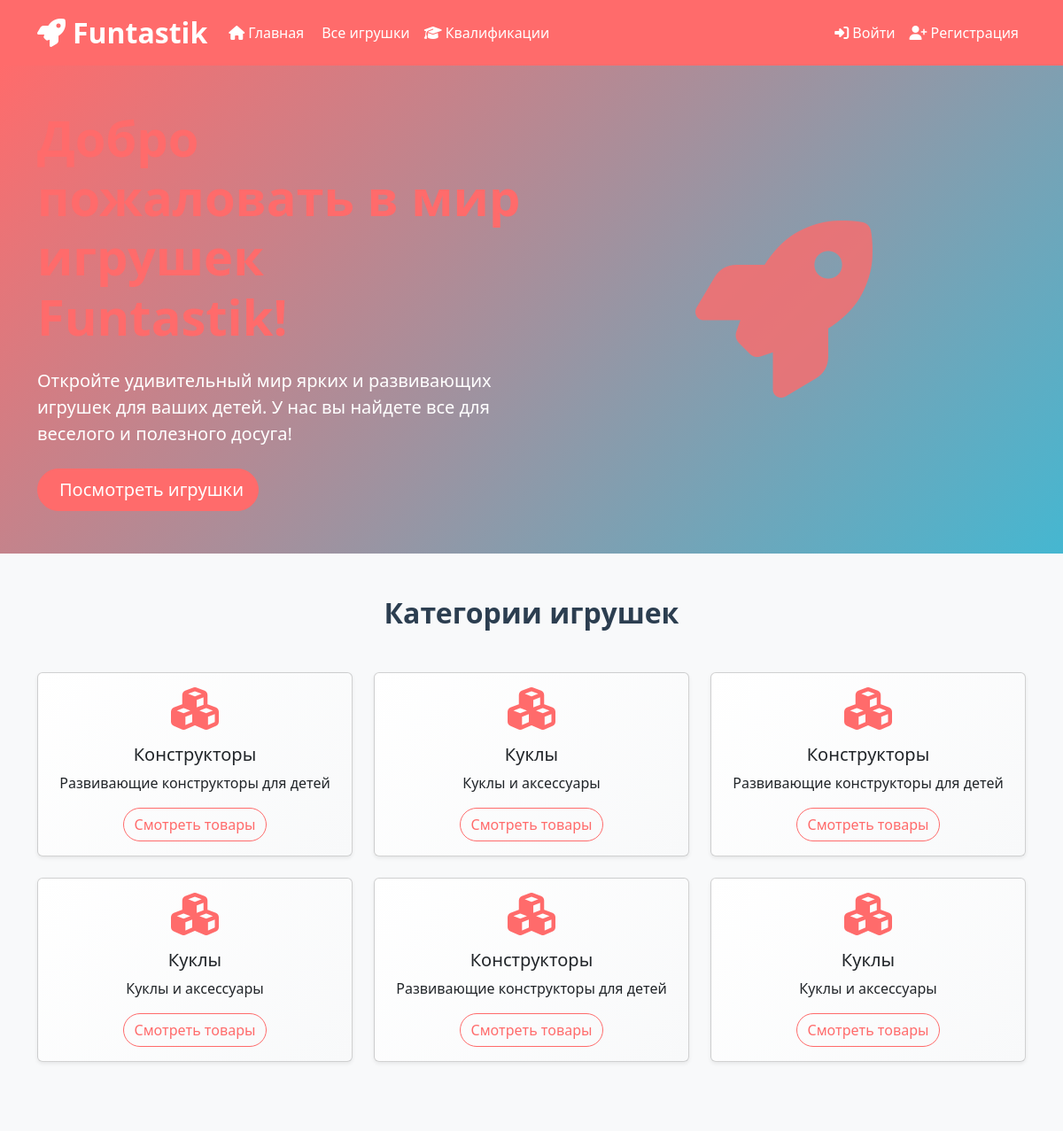
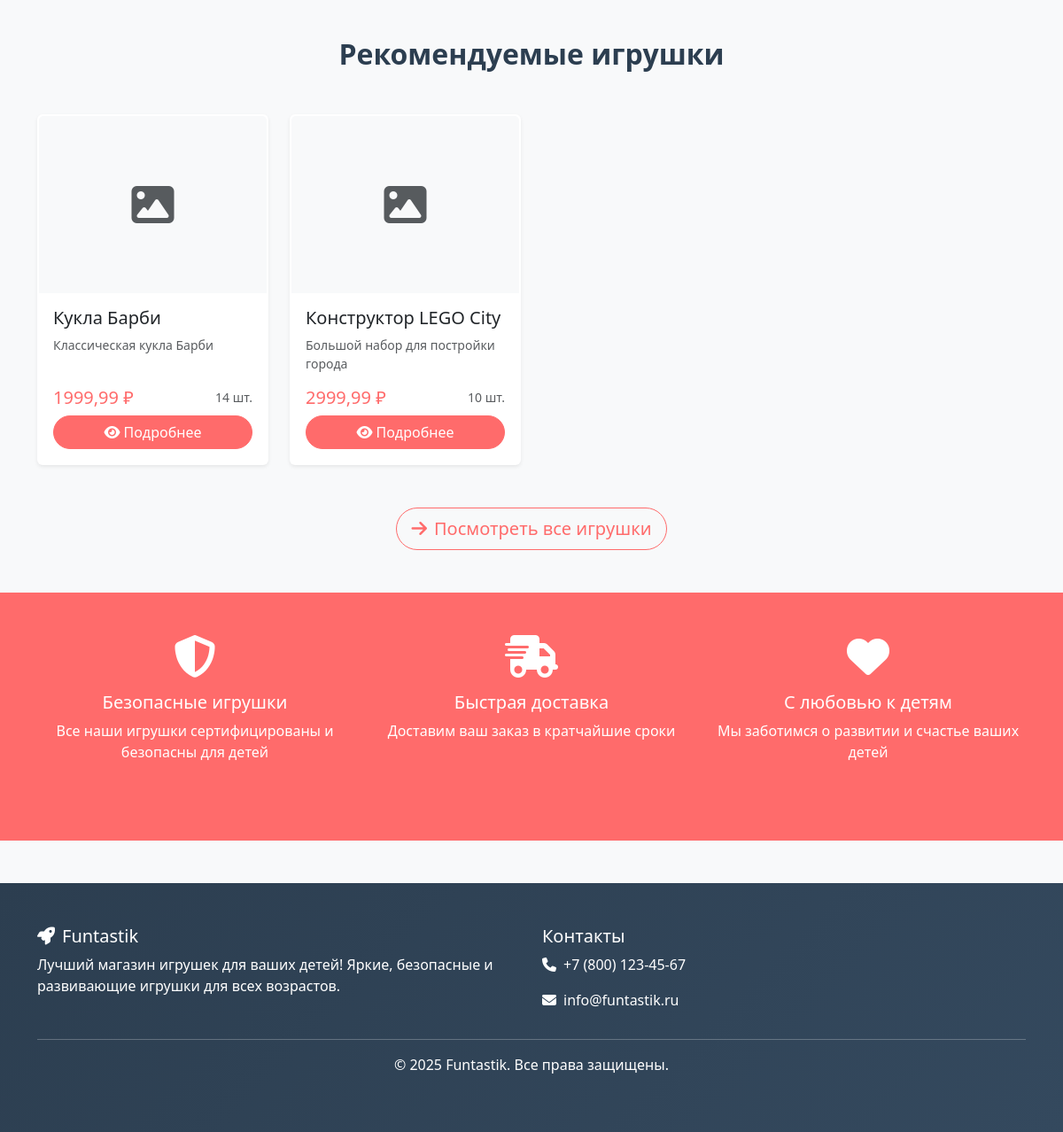
The page / on the database its author committed (2 pictures, top to bottom).
### store/models.py (models this page shows, shortened)
class Category(models.Model):
    название = models.CharField(max_length=100, verbose_name="Название категории")
    описание = models.TextField(blank=True, null=True, verbose_name="Описание")
    class Meta:
        verbose_name = "Категория товара"
        verbose_name_plural = "Категории товаров"

class Product(models.Model):
    название = models.CharField(max_length=200, verbose_name="Название товара")
    описание = models.TextField(verbose_name="Описание товара")
    фото_товара = models.ImageField(upload_to='products/', verbose_name="Фото товара", blank=True, null=True)
    цена = models.DecimalField(max_digits=10, decimal_places=2, verbose_name="Цена")
    количество_на_складе = models.IntegerField(verbose_name="Количество на складе")
    категория = models.ForeignKey(Category, on_delete=models.CASCADE, verbose_name="Категория")
    производитель = models.ForeignKey(Manufacturer, on_delete=models.CASCADE, verbose_name="Производитель")
    создан = models.DateTimeField(auto_now_add=True, verbose_name="Дата создания")
    обновлен = models.DateTimeField(auto_now=True, verbose_name="Дата обновления")
    class Meta:
        verbose_name = "Товар"
        verbose_name_plural = "Товары"
        ordering = ['-создан']

### store/views.py (the view)
# urls.py: path('', views.index, name='index'),
def index(request):
    featured_products = Product.objects.filter(количество_на_складе__gt=0)[:8]
    categories = Category.objects.all()
    return render(request, 'store/index.html', {
        'featured_products': featured_products,
        'categories': categories,
    })

### templates/store/index.html (shortened to what this page needs)
{% extends 'base.html' %}
{% load static %}
{% block content %}
<section class="hero-section py-5">
    <div class="container">
        <div class="row align-items-center">
            <div class="col-lg-6">
                <h1 class="display-4 fw-bold text-primary mb-4">
                </h1>
                <p class="lead mb-4">
                    Откройте удивительный мир ярких и развивающих игрушек для ваших детей.
                    У нас вы найдете все для веселого и полезного досуга!
                </p>
                <a href="{% url 'product_list' %}" class="btn btn-primary btn-lg me-3">
                    Посмотреть игрушки
                </a>
            </div>
            <div class="col-lg-6">
                <div class="hero-image text-center">
                    <i class="fas fa-rocket text-primary" style="font-size: 200px; opacity: 0.8;"></i>
                </div>
            </div>
        </div>
    </div>
</section>
<section class="py-5 bg-light">
    <div class="container">
        <h2 class="text-center mb-5 fw-bold">Категории игрушек</h2>
        <div class="row">
            {% for category in categories %}
                <div class="col-md-4 mb-4">
                    <div class="card category-card h-100 shadow-sm">
                        <div class="card-body text-center">
                            <div class="category-icon mb-3">
                                <i class="fas fa-cubes text-primary" style="font-size: 3rem;"></i>
                            </div>
                            <h5 class="card-title">{{ category.название }}</h5>
                            <p class="card-text">{{ category.описание|default:"" }}</p>
                            <a href="{% url 'product_list' %}?category={{ category.id }}" class="btn btn-outline-primary">
                                Смотреть товары
                            </a>
                        </div>
                    </div>
                </div>
            {% endfor %}
        </div>
    </div>
</section>
<section class="py-5">
    <div class="container">
        <h2 class="text-center mb-5 fw-bold">Рекомендуемые игрушки</h2>
        <div class="row">
            {% for product in featured_products %}
                <div class="col-lg-3 col-md-6 mb-4">
                    <div class="card product-card h-100 shadow-sm">
                        {% if product.фото_товара %}
                            <img src="{{ product.фото_товара.url }}" class="card-img-top product-image" alt="{{ product.название }}">
                        {% else %}
                            <div class="card-img-top bg-light d-flex align-items-center justify-content-center" style="height: 200px;">
                                <i class="fas fa-image text-muted" style="font-size: 3rem;"></i>
                            </div>
                        {% endif %}
                        <div class="card-body d-flex flex-column">
                            <h5 class="card-title">{{ product.название }}</h5>
                            <p class="card-text text-muted small">{{ product.описание|truncatewords:10 }}</p>
                            <div class="mt-auto">
                                <div class="d-flex justify-content-between align-items-center mb-2">
                                    <span class="h5 text-primary mb-0">{{ product.цена }} ₽</span>
                                    <small class="text-muted">{{ product.количество_на_складе }} шт.</small>
                                </div>
                                <a href="{% url 'product_detail' product.id %}" class="btn btn-primary w-100">
                                    <i class="fas fa-eye me-1"></i>Подробнее
                                </a>
                            </div>
                        </div>
                    </div>
                </div>
            {% endfor %}
        </div>
        <div class="text-center mt-4">
            <a href="{% url 'product_list' %}" class="btn btn-outline-primary btn-lg">
                <i class="fas fa-arrow-right me-2"></i>Посмотреть все игрушки
            </a>
        </div>
    </div>
</section>
<section class="py-5 bg-primary text-white">
    <div class="container">
        <div class="row text-center">
            <div class="col-md-4 mb-4">
                <div class="feature-item">
                    <i class="fas fa-shield-alt mb-3" style="font-size: 3rem;"></i>
                    <h5>Безопасные игрушки</h5>
                    <p>Все наши игрушки сертифицированы и безопасны для детей</p>
                </div>
            </div>
            <div class="col-md-4 mb-4">
                <div class="feature-item">
                    <i class="fas fa-shipping-fast mb-3" style="font-size: 3rem;"></i>
                    <h5>Быстрая доставка</h5>
                    <p>Доставим ваш заказ в кратчайшие сроки</p>
                </div>
            </div>
            <div class="col-md-4 mb-4">
                <div class="feature-item">
                    <i class="fas fa-heart mb-3" style="font-size: 3rem;"></i>
                    <h5>С любовью к детям</h5>
                    <p>Мы заботимся о развитии и счастье ваших детей</p>
                </div>
            </div>
        </div>
    </div>
</section>
{% endblock %}

### static/css/style.css (style rules this page uses)
:root { --primary-color: #ff6b6b; --secondary-color: #4ecdc4; --accent-color: #45b7d1; --warning-color: #f9ca24; --success-color: #6c5ce7; --light-bg: #f8f9fa; --dark-text: #2c3e50; }
body { font-family: 'Segoe UI', Tahoma, Geneva, Verdana, sans-serif; background-color: var(--light-bg); color: var(--dark-text); }
.bg-primary { background-color: var(--primary-color) !important; }
.btn-primary { background-color: var(--primary-color); border-color: var(--primary-color); }
.text-primary { color: var(--primary-color) !important; }
.btn-outline-primary { color: var(--primary-color); border-color: var(--primary-color); }
.hero-section { background: linear-gradient(135deg, var(--primary-color) 0%, var(--accent-color) 100%); color: white; margin-bottom: 0; }
.hero-image { animation: float 3s ease-in-out infinite; }
.product-card { transition: transform 0.3s ease, box-shadow 0.3s ease; border: 2px solid transparent; }
.category-card { transition: transform 0.3s ease, box-shadow 0.3s ease; background: linear-gradient(135deg, #fff 0%, #f8f9fa 100%); }
.category-icon { transition: transform 0.3s ease; }
.feature-item { transition: transform 0.3s ease; }
.btn { border-radius: 25px; transition: all 0.3s ease; }

### rows shown on the page
Category: название "Конструкторы", описание "Развивающие конструкторы для детей"
Category: название "Куклы", описание "Куклы и аксессуары"
Category: название "Конструкторы", описание "Развивающие конструкторы для детей"
Category: название "Куклы", описание "Куклы и аксессуары"
Category: название "Конструкторы", описание "Развивающие конструкторы для детей"
Category: название "Куклы", описание "Куклы и аксессуары"
Product: название "Кукла Барби", описание "Классическая кукла Барби", цена "1999,99", количество_на_складе "14"
Product: название "Конструктор LEGO City", описание "Большой набор для постройки города", цена "2999,99", количество_на_складе "10"
